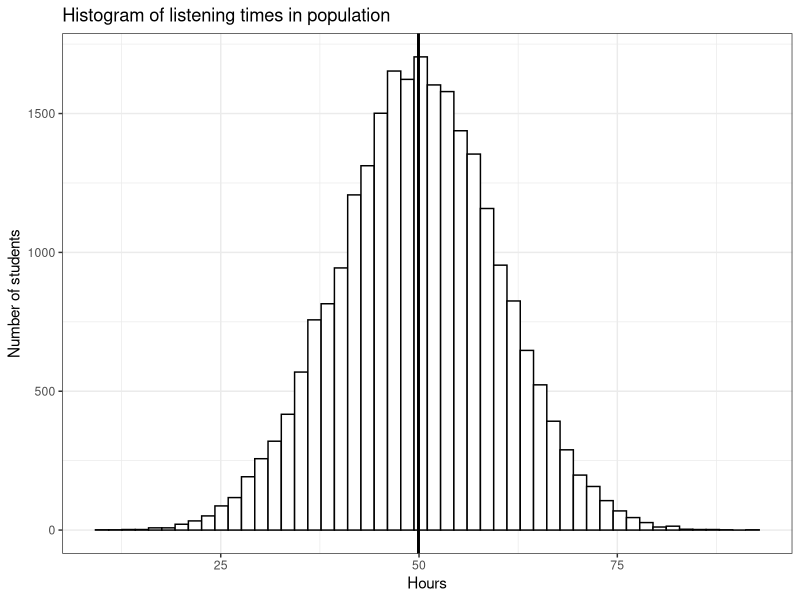
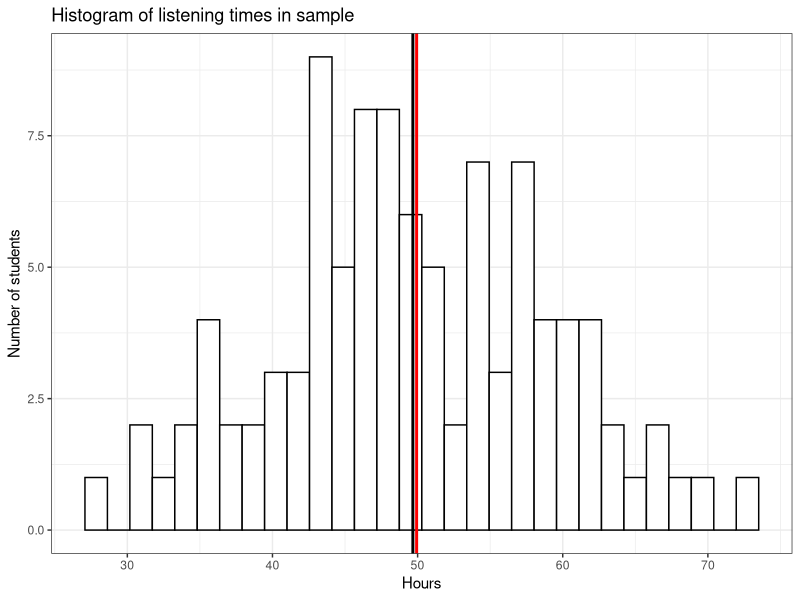
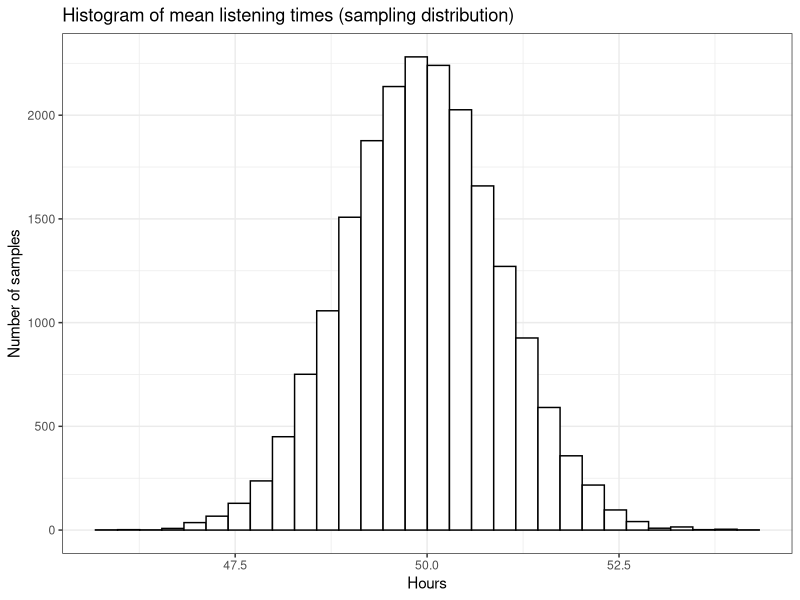
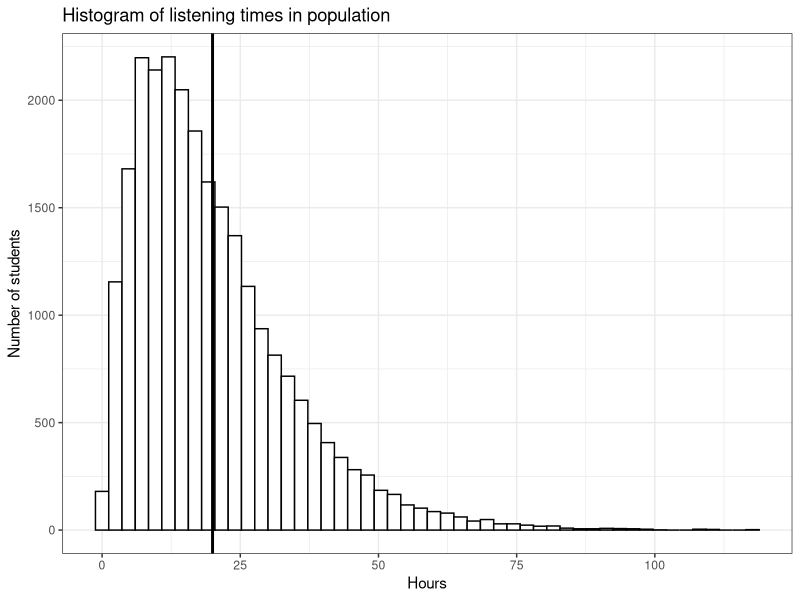
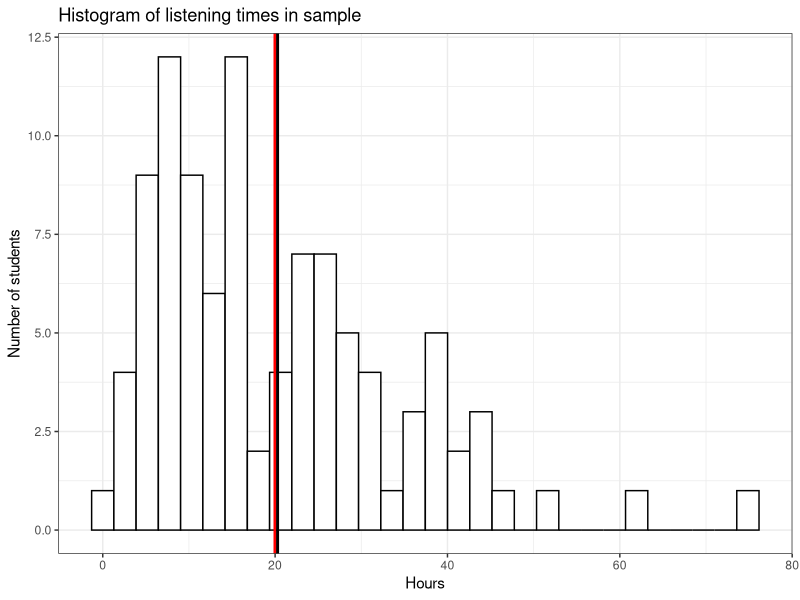
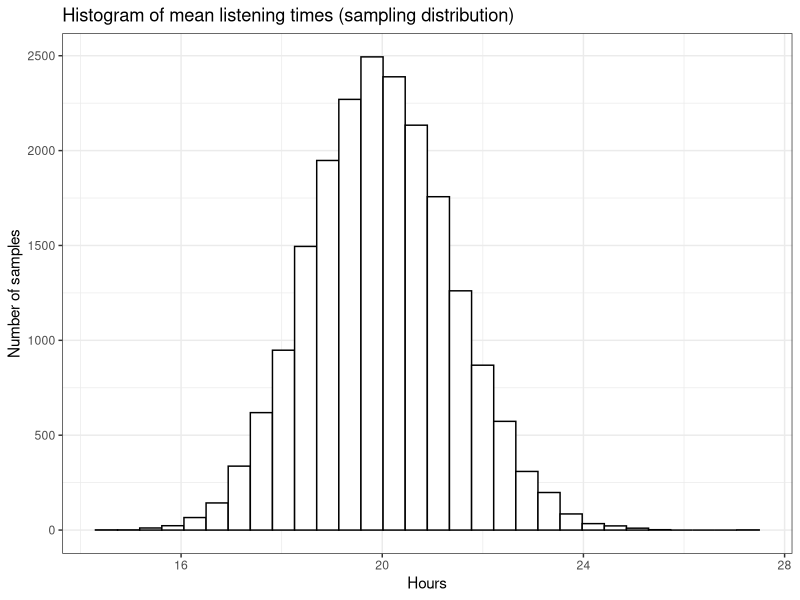
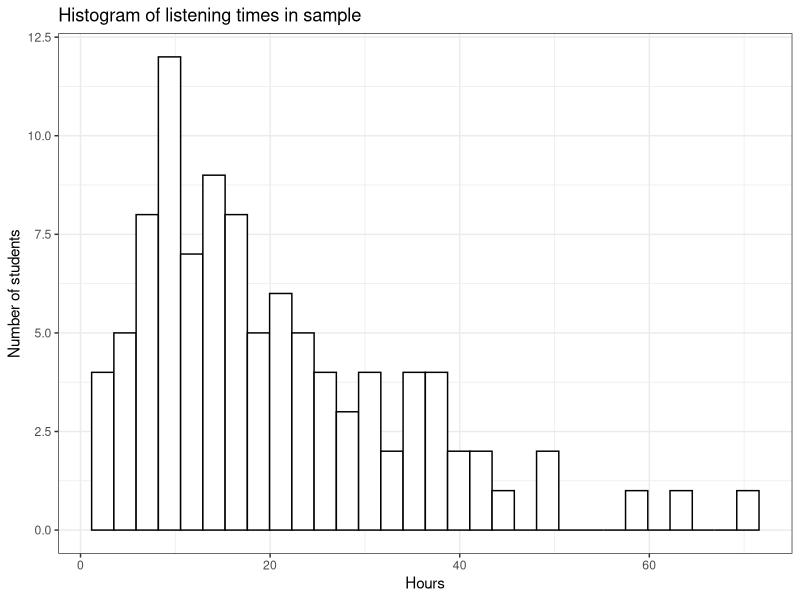

R code for these plots, in order:
# The following code is taken from the fifth chapter of the online script, which provides more detailed explanations:
# https://imsmwu.github.io/MRDA2020/introduction-to-statistical-inference.html

#-------------------------------------------------------------------#
#---------------------Install missing packages----------------------#
#-------------------------------------------------------------------#

req_pacakges <- c("ggplot2","psych","tidyverse","ggplot2")
req_pacakges <- req_pacakges[!req_pacakges %in% installed.packages()]
lapply(req_pacakges, install.packages)
# Useful options setting that prevents R from using scientific notation on numeric values
options(scipen = 999, digits = 4)

#-------------------------------------------------------------------#
#-----------------Sampling from a known population------------------#
#-------------------------------------------------------------------#

# Generate population data 
## ------------------------------------------------------------------------
set.seed(321)
music_listening_population <- data.frame(hours = rnorm(n = 25000, mean = 50, sd = 10))

# Compute descriptives for population
psych::describe(music_listening_population$hours)
# Create histogram
library(ggplot2)
ggplot(music_listening_population) +
  geom_histogram(aes(hours), bins = 50, fill = 'white', color = 'black') +
  geom_vline(xintercept = mean(music_listening_population$hours),size=1) +
  labs(title = "Histogram of listening times in population",
       y = 'Number of students', 
       x = 'Hours') +
  theme_bw() 

# Take a random sample of 100 students from the population
## ------------------------------------------------------------------------
n <- 100 #sample size
student_sample <- sample(1:25000, size = n, replace = FALSE)
music_listening_sample <- data.frame(hours = music_listening_population[student_sample,"hours"])
# Compute descriptives for sample
psych::describe(music_listening_sample)
# Create histogram
ggplot(music_listening_sample) +
  geom_histogram(aes(x = hours), bins = 30, fill='white', color='black') +
  geom_vline(xintercept = mean(music_listening_population$hours),size=1,color="red") +
  geom_vline(xintercept = mean(music_listening_sample$hours),size=1) +
  labs(title = "Histogram of listening times in sample",
       y = 'Number of students', 
       x = 'Hours') +
  theme_bw() 

# Repeated sampling and the sampling distribution
## ------------------------------------------------------------------------
set.seed(12345)
samples <- 20000 #number of samples
n <- 100 #set sample size
means <- matrix(NA, nrow = samples)
for (i in 1:samples){
  student_sample <- sample(1:25000, size = n, replace = FALSE)
  means[i,] <- mean(music_listening_population[student_sample,"hours"])
}
means <- data.frame(means = means)
# Compute mean and standard error
mean(means$means) #mean
sd(means$means) #standard error of the mean

# Create histogram
ggplot(means) +
  geom_histogram(aes(x = means), bins = 30, fill='white', color='black') +
  labs(title = "Histogram of mean listening times (sampling distribution)",
       y = 'Number of samples', 
       x = 'Hours') +
  theme_bw() 


#-------------------------------------------------------------------#
#-----------------------Central limit theorem-----------------------#
#-------------------------------------------------------------------#

# Generate population data 
## ------------------------------------------------------------------------
set.seed(321)
music_listening_population_2 <- data.frame(hours = rgamma(25000, shape = 2, scale = 10))

# Compute descriptives for population
psych::describe(music_listening_population_2)
# Create histogram
ggplot(music_listening_population_2) +
  geom_histogram(aes(hours), bins = 50, fill = 'white', color = 'black') +
  geom_vline(xintercept = mean(music_listening_population_2$hours),size=1) +
  labs(title = "Histogram of listening times in population",
       y = 'Number of students', 
       x = 'Hours') +
  theme_bw() 

# Take a random sample of 100 students from the population
## ------------------------------------------------------------------------
n <- 100 #sample size
student_sample <- sample(1:25000, size = n, replace = FALSE)
music_listening_sample <- data.frame(hours = music_listening_population_2[student_sample,"hours"])
# Compute descriptives for sample
psych::describe(music_listening_sample)
# Create histogram
ggplot(music_listening_sample) +
  geom_histogram(aes(x = hours), bins = 30, fill='white', color='black') +
  geom_vline(xintercept = mean(music_listening_population_2$hours),size=1,color="red") +
  geom_vline(xintercept = mean(music_listening_sample$hours),size=1) +
  labs(title = "Histogram of listening times in sample",
       y = 'Number of students', 
       x = 'Hours') +
  theme_bw() 

# Repeated sampling and the sampling distribution
## ------------------------------------------------------------------------
set.seed(12345)
samples <- 20000 #number of samples
n <- 100 #set sample size
means <- matrix(NA, nrow = samples)
for (i in 1:samples){
  student_sample <- sample(1:25000, size = n, replace = FALSE)
  means[i,] <- mean(music_listening_population_2[student_sample,"hours"])
}
means <- data.frame(means = means)
# Compute mean and standard error
mean(means$means) #mean
sd(means$means) #standard error of the mean
sd(music_listening_population_2$hours)/sqrt(n) #also the standard error of the mean

# Create histogram
ggplot(means) +
  geom_histogram(aes(x = means), bins = 30, fill='white', color='black') +
  labs(title = "Histogram of mean listening times (sampling distribution)",
       y = 'Number of samples', 
       x = 'Hours') +
  theme_bw() 

#-------------------------------------------------------------------#
#-----------------------Confidence intervals------------------------#
#-------------------------------------------------------------------#

# Draw random sample
## ------------------------------------------------------------------------
set.seed(6789)
n <- 100
student_sample <- sample(1:25000, size = n, replace = FALSE)
music_listening_sample <- data.frame(hours = music_listening_population_2[student_sample,"hours"])

# Compute descriptives for sample
psych::describe(music_listening_sample)
# Create histogram
ggplot(music_listening_sample) +
  geom_histogram(aes(x = hours), bins = 30, fill='white', color='black') +
  labs(title = "Histogram of listening times in sample",
       y = 'Number of students', 
       x = 'Hours') +
  theme_bw() 

# Compute mean, critical z-score, and standard error
## ------------------------------------------------------------------------
mean <- mean(music_listening_sample$hours)
mean
se <- sd(music_listening_sample$hours)/sqrt(n)
se
z_crit <- qnorm(0.975)
z_crit

# Compute 95% confidence interval
## ------------------------------------------------------------------------
ci_lower <- mean - z_crit*se
ci_upper <- mean + z_crit*se
ci_lower
ci_upper
